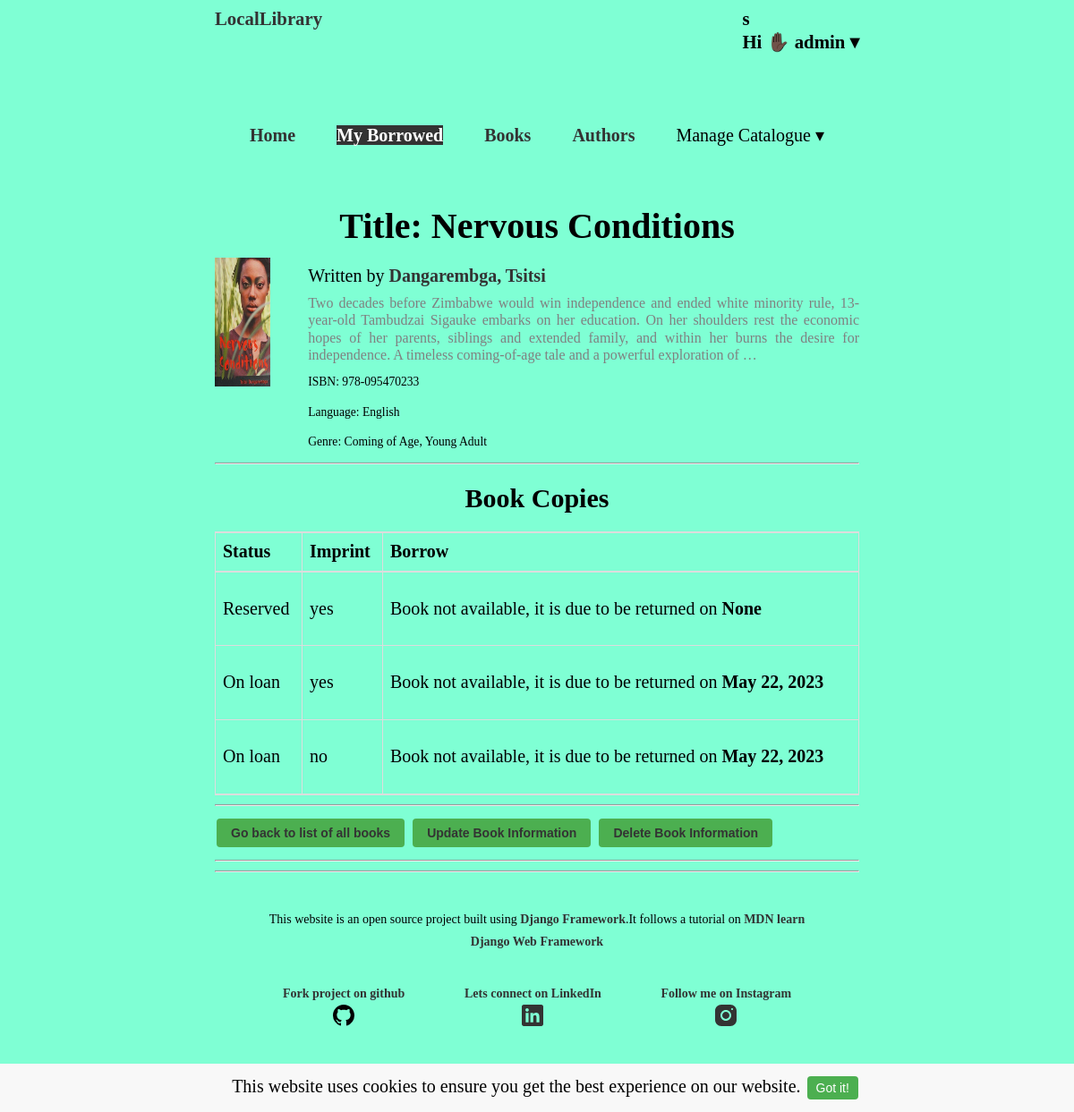
The page /catalog/book/1 (signed in) on the database its author committed.
### catalog/models.py (models this page shows, shortened)
class Book(models.Model):
    title = models.CharField(max_length=200)
    author = models.ForeignKey('Author', on_delete=models.SET_NULL, null=True,related_name='books')
    summary = models.TextField(max_length=1000, help_text='Enter a brief description of the book')
    isbn = models.CharField('ISBN', max_length=13, unique=True,
                             help_text='13 Character <a href="https://www.isbn-international.org/content/what-isbn">ISBN number</a>')
    genre = models.ManyToManyField(Genre, help_text='Select a genre for this book')
    language =models.ForeignKey(Language,on_delete=models.PROTECT,null=True,blank=True)
    image = models.ImageField(upload_to='images/',null=True)
    class Meta:
        verbose_name = 'book'
        verbose_name_plural = 'books'
    def display_genre(self):
       return ', '.join(genre.name for genre in self.genre.all()[:3])
    display_genre.short_description = 'Genre'

class Author(models.Model):
    first_name = models.CharField(max_length=100)
    last_name = models.CharField(max_length=100)
    date_of_birth = models.DateField(null=True, blank=True)
    date_of_death = models.DateField('Died', null=True, blank=True)
    image = models.ImageField(upload_to='images/',null=True)
    class Meta:
        ordering = ['last_name']
    def get_absolute_url(self):
        return reverse('author-detail', args=[str(self.id)])
    def __str__(self):
        return f'{self.last_name}, {self.first_name}'

class Language(models.Model):
   name=models.CharField(max_length=200)
   def __str__(self):
      return self.name

class Genre(models.Model):
    name = models.CharField(max_length=200, help_text='Enter a book genre (e.g. Science Fiction)')
    def __str__(self):
     return self.name

class BookInstance(models.Model):
   id=models.UUIDField(primary_key=True, default=uuid.uuid4, help_text='Unique ID for this particular book across whole library')
   due_back=models.DateField(null=True,blank=True)
   book=models.ForeignKey(Book,on_delete=models.PROTECT,null=True)
   imprint=models.CharField(max_length=200)
   borrower = models.ForeignKey(User, on_delete=models.SET_NULL, null=True, blank=True)
   LOAN_STATUS = (
        ('m', 'Maintenance'),
        ('o', 'On loan'),
        ('a', 'Available'),
        ('r', 'Reserved'),
    )
   status=models.CharField(max_length=1,
        choices=LOAN_STATUS,
        blank=True,
        default='m',
        help_text='Book availability',)
   class Meta:
      ordering=['due_back']
      permissions = (("can_mark_returned", "Set book as returned"),)

### catalog/views.py (the view)
# urls.py: path('book/<int:pk>', views.BookDetail.as_view(),name='book-detail'),
class BookDetail(LoginRequiredMixin,DetailView):
    model= models.Book
    template_name='catalog/book-detail.html'

### catalog/templates/catalog/book-detail.html (shortened to what this page needs)
{% extends 'base.html' %}
{% block content %}
<h1 class="book-title">Title: {{ book.title }} </h1>
<div class="book-detail">
  <div><img src="{{ book.image.url }}" alt="" srcset=""></div>
<ul>
    <li class="book-author"> Written by <a href="{{ book.author.get_absolute_url }}"> {{ book.author }}</a></li>
    <li class="book-summary">{{ book.summary|truncatewords:50 }}</li>
    <li class="book-isbn">ISBN: {{ book.isbn }}</li>
    <li class="book-language">Language: {{ book.language }}</li>
    <li class="book-genre">Genre: {{ book.genre.all|join:", " }}</li>
</ul>
</div>
<hr>
<h2>Book Copies</h2>
<table class="book-instances">
  <thead>
    <tr>
      <th>Status</th>
      <th>Imprint</th>
      <th>Borrow</th>
    </tr>
  </thead>
  <tbody>
    {% for copy in book.bookinstance_set.all %}
    <tr>
      <td>{{ copy.get_status_display }}</td>
      <td>{{ copy.imprint }}</td>
      <td>
        {% if copy.status == 'a' %}
        <form method="post" action="{% url 'borrow-book-user' copy.id %}">
          {% csrf_token %}
          <button type="submit">Borrow this book</button>
        </form>
        {% else %}
        <p>Book not available, it is due to be returned on <strong>{{copy.due_back}}</strong></p>
        {% endif %}
      </td>
    </tr>
    {% endfor %}
  </tbody>
</table>
<hr>
<button><a href="{% url 'books' %}"> Go back to list of all books</a></button>
{% if perms.catalog.can_mark_returned %}
<button><a href="{% url 'book-update' book.pk %}">Update Book Information</a></button>
<button><a href="{% url 'book-delete' book.pk %}">Delete Book Information</a></button>
<hr>
{% endif %}
{% endblock %}

### catalog/templates/base.html (shortened to what this page needs)
<!DOCTYPE html>
<html lang="en">
<head>
  {% load static %}
  <link rel="stylesheet" href="{% static 'css/style.css'%}">
  <link rel="stylesheet" href="https://cdnjs.cloudflare.com/ajax/libs/font-awesome/4.7.0/css/font-awesome.min.css">
</head>
<body>
  <div class="cookie-notice">
    This website uses cookies to ensure you get the best experience on our website.
    <button onclick="closeCookieNotice()">Got it!</button>
  </div>
  <header>
    <nav class="navbar">
      <ul class="logo">
        <li><a href="{% url 'home' %}">LocalLibrary</a> </li>
        {% if user.is_authenticated %}
        <li class="dropdown">
          {{user.user_profile.phone}}s
          <div class="welcome-message dropbtn">Hi ✋🏿 <strong>{{ user.get_username }} &#9662;</strong></div>
        </li>
      </ul>
      <div class="menu" id="menu">
        <ul class="menu-items">
          <li><a href="{% url 'home' %}">Home</a></li>
          <li><a href="{% url 'my-borrowed' %}" class="active">My Borrowed</a></li>
          <li><a href="{% url 'books' %}">Books</a></li>
          <li><a href="{% url 'authors' %}">Authors</a></li>
          {% if perms.catalog.can_mark_returned %}
          <li class="dropdown">
            <div class="dropbtn">Manage Catalogue &#9662;</div>
          </li>
          {% endif %}
        </ul>
      </div>
    </nav>
    {% else %}
    <li><a href="{% url 'login' %}?next={{ request.path }}">Login</a>/<a href="{% url 'signup'%}">Register</a></li>
    </ul>
    {% endif %}
  </header>
  <main>
    {% block content %}{% endblock %}
  </main>
  <hr>
  <footer>
    <div class="footer-content">
      <p>This website is an open source project built using <a href="https://www.djangoproject.com/">Django
          Framework</a>.It follows a tutorial on <a
          href="https://developer.mozilla.org/en-US/docs/Learn/Server-side/Django/Introduction">MDN learn Django Web
          Framework</a> </p>
      <ul class="footer-links">
        <li>
          <a href="https://github.com/schawanji/locallibrary">Fork project on github
          </a>
        </li>
        <li>
          <a href="https://www.linkedin.com/in/schawanji/">Lets connect on LinkedIn
          </a>
        </li>
        <li>
          <a href="https://www.instagram.com/schawanji/">Follow me on Instagram
            </a>
        </li>
      </ul>
      <p>&copy; 2023. All rights reserved.</p>
    </div>
  </footer>
</body>
</html>

### catalog/static/css/style.css (style rules this page uses)
body { background-color: aquamarine; margin: 0 auto; width: 60%; line-height: 1.6rem; font-size: 20px; box-sizing: border-box; }
ul { list-style: none; padding: 0; margin: 0; line-height: 1.6rem; }
li { padding-top: 0.5rem; }
a { text-decoration: none; color: #333; font-weight: 700; }
a.active { background-color: #333; color: #fff; }
h1, h2 { text-align: center; }
img { max-width: 70%; max-height: 80%; width: 20rem; height: 18vh; }
.cookie-notice { position: fixed; bottom: 0; left: 0; width: 100%; background-color: #f8f8f8; padding: 10px; text-align: center; }
.cookie-notice button { background-color: #4CAF50; color: white; border: none; padding: 5px 10px; font-size: 14px; cursor: pointer; }
.menu { padding: 1rem; margin-bottom: 3rem; }
nav ul { list-style-type: none; margin: 0; padding: 0; display: flex; justify-content: space-around; }
nav li { position: relative; }
.logo { list-style: none; display: flex; justify-content: space-between; font-size: 1.3rem; margin-bottom: 3rem; font-weight: 700; position: relative; }
.dropdown { position: relative; display: inline-block; }
ul .book-genre { color: #000; }
.book-detail { display: flex; text-align: justify; justify-content: space-between; }
.book-detail ul { padding-left: 1rem; }
.book-title { line-height: 1rem; font-weight: 700; }
.book-summary { line-height: 1.2rem; text-align: justify; font-size: 1rem; color: gray; }
.book-isbn, .book-language, .book-genre { font-size: 0.85rem; }
.menu li { padding: 1rem; }
.menu a { text-decoration: none; }
table { border-collapse: collapse; width: 100%; }
td, th { border: 1px solid #ddd; text-align: left; padding: 8px; }
tr:first-child { border-top: 2px solid #ddd; }
tr:last-child { border-bottom: 2px solid #ddd; }
button { background-color: #4caf50; border: none; color: white; padding: 8px 16px; text-align: center; text-decoration: none; display: inline-block; font-size: 14px; margin: 4px 2px; cursor: pointer; border-radius: 4px; }
footer { padding: 1rem; text-align: center; }
.footer-content { max-width: 90%; margin: 0 auto; }
.footer-content p { margin-bottom: 1rem; font-size: 14px; }
.footer-links { list-style-type: none; padding: 0; margin: 0; display: flex; justify-content: center; gap: 1rem; font-size: 14px; }
.footer-links li { padding: 1rem; }
.footer-links li a { color: #333; text-decoration: none; }

### rows shown on the page
Book: title "Nervous Conditions", image (picture), author "Dangarembga, Tsitsi", summary "Two decades before Zimbabwe would win independence and ended white minority rule, 13-year-old Tambudzai Sigauke embarks on her education. On her shoulders rest the economic hopes of her parents, siblings and extended family, and within her burns the desire for independence. A timeless coming-of-age tale and a powerful exploration of …", isbn "978-095470233", language "English", genre.all "Coming of Age, Young Adult"
BookInstance: status "Reserved", imprint "yes", due_back "None"
BookInstance: status "On loan", imprint "yes", due_back "May 22, 2023"
BookInstance: status "On loan", imprint "no", due_back "May 22, 2023"

### other values the page prints
{{ user.get_username }} "admin"
